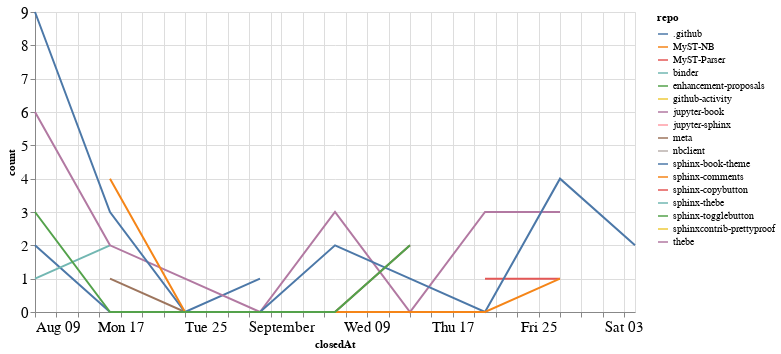

Notebook source saved alongside this figure:
### Code cell
closed_by_time = closed_by.groupby('repo').resample('W', on='closedAt').count()['author'].reset_index()
closed_by_time = closed_by_time.rename(columns={'author': 'count'})

alt.Chart(closed_by_time, width=600).mark_line().encode(
    x='closedAt',
    y='count',
    color='repo',
    tooltip="repo"
)

### Figure 1 — Vega-Lite specification as saved in the notebook (floating-point values rounded to 4 significant figures)
{"config": {"axisLeft": {"labelFontSize": 15}, "axisBottom": {"labelFontSize": 15}}, "data": {"name": "data-31236e3d7955d6de1c46b66fa4bd50c7"}, "mark": "line", "encoding": {"color": {"type": "nominal", "field": "repo"}, "tooltip": {"type": "nominal", "field": "repo"}, "x": {"type": "temporal", "field": "closedAt"}, "y": {"type": "quantitative", "field": "count"}}, "width": 600, "$schema": "https://vega.github.io/schema/vega-lite/v4.8.1.json", "datasets": {"data-31236e3d7955d6de1c46b66fa4bd50c7": [{"repo": ".github", "closedAt": "2020-08-09T00:00:00", "count": 2}, {"repo": ".github", "closedAt": "2020-08-16T00:00:00", "count": 0}, {"repo": ".github", "closedAt": "2020-08-23T00:00:00", "count": 0}, {"repo": ".github", "closedAt": "2020-08-30T00:00:00", "count": 1}, {"repo": "MyST-NB", "closedAt": "2020-09-06T00:00:00", "count": 1}, {"repo": "MyST-Parser", "closedAt": "2020-09-20T00:00:00", "count": 1}, {"repo": "MyST-Parser", "closedAt": "2020-09-27T00:00:00", "count": 1}, {"repo": "binder", "closedAt": "2020-08-09T00:00:00", "count": 1}, {"repo": "binder", "closedAt": "2020-08-16T00:00:00", "count": 2}, {"repo": "enhancement-proposals", "closedAt": "2020-08-30T00:00:00", "count": 1}, {"repo": "github-activity", "closedAt": "2020-08-09T00:00:00", "count": 1}, {"repo": "jupyter-book", "closedAt": "2020-08-09T00:00:00", "count": 6}, {"repo": "jupyter-book", "closedAt": "2020-08-16T00:00:00", "count": 2}, {"repo": "jupyter-book", "closedAt": "2020-08-23T00:00:00", "count": 1}, {"repo": "jupyter-book", "closedAt": "2020-08-30T00:00:00", "count": 0}, {"repo": "jupyter-book", "closedAt": "2020-09-06T00:00:00", "count": 3}, {"repo": "jupyter-book", "closedAt": "2020-09-13T00:00:00", "count": 0}, {"repo": "jupyter-book", "closedAt": "2020-09-20T00:00:00", "count": 3}, {"repo": "jupyter-book", "closedAt": "2020-09-27T00:00:00", "count": 3}, {"repo": "jupyter-sphinx", "closedAt": "2020-09-27T00:00:00", "count": 1}, {"repo": "meta", "closedAt": "2020-08-16T00:00:00", "count": 1}, {"repo": "meta", "closedAt": "2020-08-23T00:00:00", "count": 0}, {"repo": "meta", "closedAt": "2020-08-30T00:00:00", "count": 0}, {"repo": "meta", "closedAt": "2020-09-06T00:00:00", "count": 0}, {"repo": "meta", "closedAt": "2020-09-13T00:00:00", "count": 2}, {"repo": "nbclient", "closedAt": "2020-09-13T00:00:00", "count": 1}, {"repo": "sphinx-book-theme", "closedAt": "2020-08-09T00:00:00", "count": 9}, {"repo": "sphinx-book-theme", "closedAt": "2020-08-16T00:00:00", "count": 3}, {"repo": "sphinx-book-theme", "closedAt": "2020-08-23T00:00:00", "count": 0}, {"repo": "sphinx-book-theme", "closedAt": "2020-08-30T00:00:00", "count": 0}, {"repo": "sphinx-book-theme", "closedAt": "2020-09-06T00:00:00", "count": 2}, {"repo": "sphinx-book-theme", "closedAt": "2020-09-13T00:00:00", "count": 1}, {"repo": "sphinx-book-theme", "closedAt": "2020-09-20T00:00:00", "count": 0}, {"repo": "sphinx-book-theme", "closedAt": "2020-09-27T00:00:00", "count": 4}, {"repo": "sphinx-book-theme", "closedAt": "2020-10-04T00:00:00", "count": 2}, {"repo": "sphinx-comments", "closedAt": "2020-08-16T00:00:00", "count": 4}, {"repo": "sphinx-comments", "closedAt": "2020-08-23T00:00:00", "count": 0}, {"repo": "sphinx-comments", "closedAt": "2020-08-30T00:00:00", "count": 0}, {"repo": "sphinx-comments", "closedAt": "2020-09-06T00:00:00", "count": 0}, {"repo": "sphinx-comments", "closedAt": "2020-09-13T00:00:00", "count": 0}, {"repo": "sphinx-comments", "closedAt": "2020-09-20T00:00:00", "count": 0}, {"repo": "sphinx-comments", "closedAt": "2020-09-27T00:00:00", "count": 1}, {"repo": "sphinx-copybutton", "closedAt": "2020-09-27T00:00:00", "count": 1}, {"repo": "sphinx-thebe", "closedAt": "2020-08-16T00:00:00", "count": 1}, {"repo": "sphinx-togglebutton", "closedAt": "2020-08-09T00:00:00", "count": 3}, {"repo": "sphinx-togglebutton", "closedAt": "2020-08-16T00:00:00", "count": 0}, {"repo": "sphinx-togglebutton", "closedAt": "2020-08-23T00:00:00", "count": 0}, {"repo": "sphinx-togglebutton", "closedAt": "2020-08-30T00:00:00", "count": 0}, {"repo": "sphinx-togglebutton", "closedAt": "2020-09-06T00:00:00", "count": 0}, {"repo": "sphinx-togglebutton", "closedAt": "2020-09-13T00:00:00", "count": 2}, {"repo": "sphinxcontrib-prettyproof", "closedAt": "2020-09-27T00:00:00", "count": 1}, {"repo": "thebe", "closedAt": "2020-08-16T00:00:00", "count": 1}]}}
